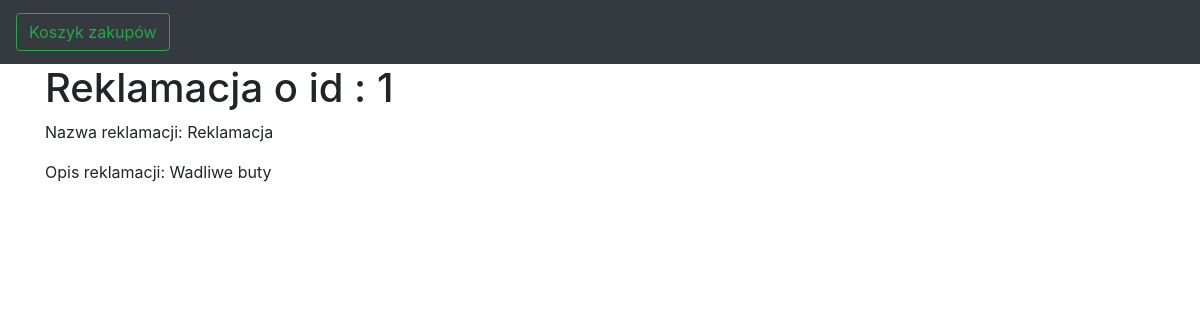
The app's page /complaint/1 with its own data.
### sklep/models.py (models this page shows)
class Complaint(models.Model):
    name = models.CharField(max_length=70)
    message = models.CharField(max_length=120)

### sklep/views.py (the view)
# urls.py: path("complaint/<int:complaint_id>",views.complaint_details, name="complaint_details"),
def complaint_details(request,complaint_id):
    complaint = get_object_or_404(Complaint,pk=complaint_id)
    return render(request,"sklep/complaint_details.html",
                  {'complaint':complaint})

### sklep/templates/sklep/complaint_details.html
{% extends "base.html" %}
{% block content %}
    <h1> Reklamacja o id : {{ complaint.id }} </h1>
        <p> Nazwa reklamacji: {{ complaint.name }}</p>
        <p> Opis reklamacji: {{ complaint.message }}</p>
{%endblock%}

### records on screen
Complaint: id "1", name "Reklamacja", message "Wadliwe buty"
